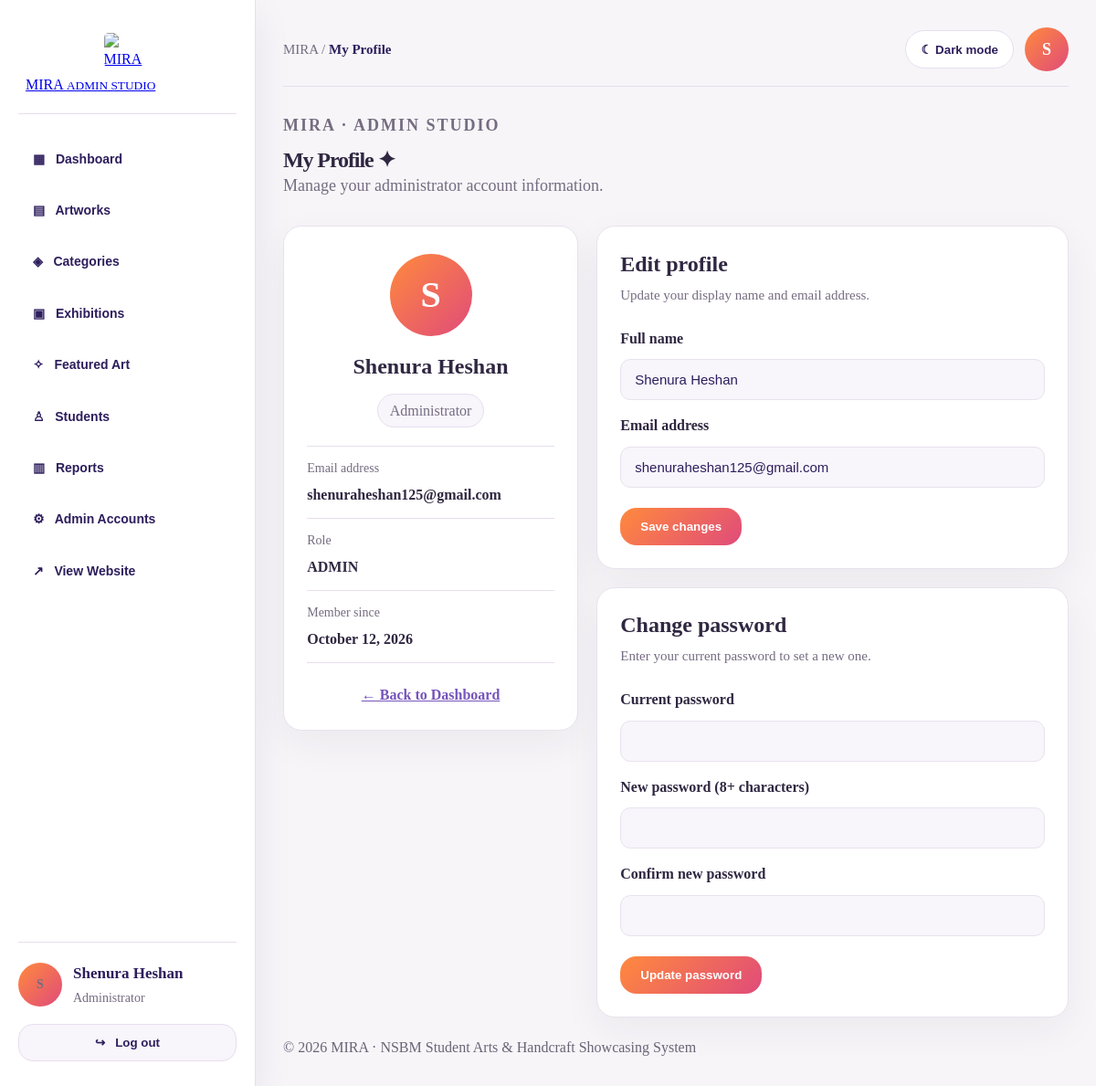
Page /admin/profile.php (signed in) on the committed database.
### tables this page shows
CREATE TABLE `users` (
  `USER_ID` int(11) NOT NULL,
  `FULL_NAME` varchar(100) NOT NULL,
  `EMAIL` varchar(250) NOT NULL,
  `PASSWORD` varchar(200) NOT NULL,
  `ROLE` enum('STUDENT','ARTIST','ADMIN') DEFAULT 'STUDENT',
  `CREATED_AT` timestamp NOT NULL DEFAULT current_timestamp(),
  `ABOUT_ARTIST` text DEFAULT NULL,
  `PROFILE_PHOTO` varchar(255) DEFAULT NULL,
  `COVER_PHOTO` varchar(255) DEFAULT NULL,
  `account_status` varchar(20) NOT NULL DEFAULT 'active',
  `profile_image` varchar(255) DEFAULT NULL
);

### admin/auth.php (called while the page is built, shortened)
<?php
require __DIR__ . '/../db.php';
$uid = (int)$_SESSION['user_id'];
$stmt = $conn->prepare('SELECT FULL_NAME, ROLE, account_status FROM users WHERE USER_ID = ? LIMIT 1');
$stmt->bind_param('i', $uid); $stmt->execute(); $record = $stmt->get_result()->fetch_assoc(); $stmt->close();
$adminName = $record['FULL_NAME'];
function h($value) { return htmlspecialchars((string)$value, ENT_QUOTES | ENT_SUBSTITUTE, 'UTF-8'); }

### admin/profile.php (the view, shortened to what this page needs)
<?php
require __DIR__ . '/auth.php';
$stmt = $conn->prepare('SELECT USER_ID, FULL_NAME, EMAIL, ROLE, CREATED_AT FROM users WHERE USER_ID = ? LIMIT 1');
$stmt->bind_param('i', $uid);
$stmt->execute();
$profile = $stmt->get_result()->fetch_assoc();
$initial = function_exists('mb_substr') ? mb_substr($profile['FULL_NAME'], 0, 1) : substr($profile['FULL_NAME'], 0, 1);
?>
<!DOCTYPE html>
<html lang="en">
<head>
<link rel="stylesheet" href="admin.css">
<link rel="stylesheet" href="profile.css">
<link rel="stylesheet" href="../mira-design-system.css?v=1">
<link rel="stylesheet" href="mira-admin-polish.css?v=1">
</head>
<body class="admin-page">
<div class="admin-layout">
<?php $activeAdminPage = 'profile'; require __DIR__ . '/sidebar.php'; ?>
<main class="admin-main">
<header class="admin-topbar">
<p class="admin-breadcrumb"><a href="dashboard.php">MIRA</a> / <strong>My Profile</strong></p>
<div class="admin-top-actions"><button id="themeToggle" class="theme-button admin-theme-toggle" type="button" aria-label="Toggle dark mode">☾ &nbsp; Dark mode</button><a href="profile.php" class="admin-avatar admin-avatar-small admin-profile-link" aria-label="Admin profile"><?= h(strtoupper($initial)) ?></a></div>
</header>
<section class="admin-hero"><p class="admin-hero-label">MIRA · ADMIN STUDIO</p><h1>My Profile ✦</h1><p>Manage your administrator account information.</p></section>
<div class="profile-grid">
<section class="admin-panel profile-overview">
<div class="profile-avatar-large" aria-hidden="true"><?= h(strtoupper($initial)) ?></div>
<h2><?= h($profile['FULL_NAME']) ?></h2>
<p class="profile-role">Administrator</p>
<div class="profile-facts"><div><span>Email address</span><strong><?= h($profile['EMAIL']) ?></strong></div><div><span>Role</span><strong><?= h($profile['ROLE']) ?></strong></div><div><span>Member since</span><strong><?= h(!empty($profile['CREATED_AT']) ? date('F j, Y', strtotime($profile['CREATED_AT'])) : 'Not available') ?></strong></div></div>
<a class="profile-back" href="dashboard.php">← Back to Dashboard</a>
</section>
<div class="profile-forms">
<section class="admin-panel"><h2>Edit profile</h2><p class="admin-panel-subtitle">Update your display name and email address.</p>
<form method="post" action="update-profile.php" class="profile-form">
<label for="full_name">Full name</label><input id="full_name" name="full_name" type="text" maxlength="150" required value="<?= h($profile['FULL_NAME']) ?>">
<label for="email">Email address</label><input id="email" name="email" type="email" maxlength="255" required value="<?= h($profile['EMAIL']) ?>">
<button class="admin-primary-button" type="submit">Save changes</button>
</form></section>
<section class="admin-panel"><h2>Change password</h2><p class="admin-panel-subtitle">Enter your current password to set a new one.</p>
<form method="post" action="update-profile.php" class="profile-form">
<label for="current_password">Current password</label><input id="current_password" name="current_password" type="password" autocomplete="current-password" required>
<label for="new_password">New password (8+ characters)</label><input id="new_password" name="new_password" type="password" minlength="8" autocomplete="new-password" required>
<label for="confirm_password">Confirm new password</label><input id="confirm_password" name="confirm_password" type="password" minlength="8" autocomplete="new-password" required>
<button class="admin-primary-button" type="submit">Update password</button>
</form></section>
</div></div>
<footer class="admin-footer">© <?= date('Y') ?> MIRA · NSBM Student Arts &amp; Handcraft Showcasing System</footer>
</main></div>
</body></html>

### admin/sidebar.php (shortened to what this page needs)
<?php
$activeAdminPage = $activeAdminPage ?? '';
$displayName = $adminName ?? ($_SESSION['full_name'] ?? 'Administrator');
$initialLetter = function_exists('mb_substr')
    ? mb_substr($displayName, 0, 1)
    : substr($displayName, 0, 1);
?>
<aside class="admin-sidebar">
    <a class="admin-brand"
       href="dashboard.php"
       aria-label="MIRA Admin Dashboard">
        <span class="mira-admin-brand-logo">
            <img src="../Assets/mira-logo-light.jpeg"
                 alt="MIRA"
                 class="admin-brand-img mira-logo-for-light">
        </span>
        <span class="brand-copy">
            MIRA
            <small>ADMIN STUDIO</small>
        </span>
    </a>
    <nav class="admin-nav" aria-label="Admin sections">
        <a href="dashboard.php"
           <?= $activeAdminPage === 'dashboard'
               ? 'class="active" aria-current="page"'
               : '' ?>>
            ▦ &nbsp; Dashboard
        </a>
        <a href="artworks.php"
           <?= $activeAdminPage === 'artworks'
               ? 'class="active" aria-current="page"'
               : '' ?>>
            ▤ &nbsp; Artworks
        </a>
        <a href="categories.php"
           <?= $activeAdminPage === 'categories'
               ? 'class="active" aria-current="page"'
               : '' ?>>
            ◈ &nbsp; Categories
        </a>
        <a href="events.php"
           <?= $activeAdminPage === 'events'
               ? 'class="active" aria-current="page"'
               : '' ?>>
            ▣ &nbsp; Exhibitions
        </a>
        <a href="featured.php"
           <?= $activeAdminPage === 'featured'
               ? 'class="active" aria-current="page"'
               : '' ?>>
            ✧ &nbsp; Featured Art
        </a>
        <a href="students.php"
           <?= $activeAdminPage === 'students'
               ? 'class="active" aria-current="page"'
               : '' ?>>
            ♙ &nbsp; Students
        </a>
        <a href="reports.php"
           <?= $activeAdminPage === 'reports'
               ? 'class="active" aria-current="page"'
               : '' ?>>
            ▥ &nbsp; Reports
        </a>
        <a href="create-admin.php"
           <?= $activeAdminPage === 'create-admin'
               ? 'class="active" aria-current="page"'
               : '' ?>>
            ⚙ &nbsp; Admin Accounts
        </a>
        <a href="../user-home.php" target="_blank" rel="noopener noreferrer">↗ &nbsp; View Website</a>
    </nav>
    <div class="admin-user-box">
        <div class="admin-user">
            <span class="admin-avatar" aria-hidden="true">
                <?= htmlspecialchars(
                    strtoupper($initialLetter),
                    ENT_QUOTES,
                    'UTF-8'
                ) ?>
            </span>
            <div>
                <strong>
                    <?= htmlspecialchars(
                        $displayName,
                        ENT_QUOTES,
                        'UTF-8'
                    ) ?>
                </strong>
                <span>Administrator</span>
            </div>
        </div>
        <form method="post" action="logout.php">
            <button class="logout-button" type="submit">
                ↪ &nbsp; Log out
            </button>
        </form>
    </div>
</aside>

### admin/admin.css (style rules this page uses)
:root { --bg: #f5f2f7; --surface: #ffffff; --surface-soft: #f8f5fb; --text: #2e1e5d; --muted: #756c81; --border: #e7deef; --accent-1: #ff8a3d; --accent-2: #e04b7a; --accent-3: #7654bb; --shadow: 0 15px 40px rgba(46, 30, 93, 0.08); --glass: rgba(255, 255, 255, 0.55); }
* { margin: 0; padding: 0; box-sizing: border-box; }
body.admin-page { font-family: "Cormorant Garamond", serif; background: var(--bg); color: var(--text); min-height: 100vh; line-height: 1.6; }
.admin-layout { display: grid; grid-template-columns: 280px 1fr; min-height: 100vh; }
.admin-sidebar { background: var(--surface); border-right: 1px solid var(--border); padding: 28px 20px; display: flex; flex-direction: column; gap: 24px; box-shadow: var(--shadow); }
.admin-brand { display: flex; flex-direction: column; gap: 6px; padding: 8px 8px 18px; border-bottom: 1px solid var(--border); }
.admin-nav { display: flex; flex-direction: column; gap: 10px; }
.admin-nav a { display: flex; align-items: center; justify-content: space-between; gap: 14px; padding: 14px 16px; border-radius: 18px; text-decoration: none; color: var(--text); font-size: 17px; font-weight: 600; transition: 0.25s ease; }
.admin-user-box { margin-top: auto; border-top: 1px solid var(--border); padding-top: 20px; }
.admin-user { display: flex; align-items: center; gap: 12px; margin-bottom: 16px; }
.admin-avatar { width: 48px; height: 48px; border-radius: 50%; display: grid; place-items: center; color: white; font-size: 18px; font-weight: 700; background: linear-gradient(135deg, var(--accent-1), var(--accent-2)); }
.admin-user strong { display: block; color: var(--text); font-size: 17px; }
.admin-user span { color: var(--muted); font-size: 14px; }
.logout-button { display: inline-flex; align-items: center; justify-content: center; width: 100%; padding: 12px 16px; border-radius: 16px; text-decoration: none; color: var(--text); background: var(--surface-soft); border: 1px solid var(--border); font-weight: 600; transition: 0.25s ease; }
.admin-main { padding: 28px; }
.admin-topbar { display: flex; justify-content: space-between; align-items: center; gap: 18px; margin-bottom: 28px; padding-bottom: 16px; border-bottom: 1px solid var(--border); }
.admin-breadcrumb { color: var(--muted); font-size: 15px; }
.admin-breadcrumb strong { color: var(--text); }
.admin-top-actions { display: flex; align-items: center; gap: 12px; }
.admin-theme-toggle { height: 42px; padding: 0 16px; border-radius: 22px; border: 1px solid var(--border); background: var(--surface); color: var(--text); cursor: pointer; font-weight: 600; }
.admin-hero { margin-bottom: 28px; }
.admin-hero-label { margin-bottom: 10px; color: var(--accent-2); font-size: 12px; font-weight: 700; letter-spacing: 4px; text-transform: uppercase; }
.admin-hero p { color: var(--muted); font-size: 18px; }
.admin-panel { background: var(--surface); border: 1px solid var(--border); border-radius: 26px; padding: 24px; box-shadow: var(--shadow); }
.admin-panel-subtitle { color: var(--muted); font-size: 15px; margin-bottom: 18px; }
.admin-primary-button { display: inline-flex; align-items: center; justify-content: center; padding: 13px 22px; border: none; border-radius: 18px; background: linear-gradient(135deg, var(--accent-1), var(--accent-2)); color: white; text-decoration: none; font-weight: 700; cursor: pointer; transition: 0.25s ease; }
.mira-logo-for-light { display:inline-block!important }
.mira-admin-brand-logo { display:inline-flex;align-items:center;justify-content:center;flex:0 0 auto }
.admin-brand .admin-brand-img { width:52px;height:38px;object-fit:contain;border-radius:5px }

### admin/mira-admin-polish.css (style rules this page uses)
.admin-sidebar { min-width:0 }
.admin-brand { overflow:hidden }
.admin-nav { gap:6px!important }
.admin-nav a { font-family:Arial,Helvetica,sans-serif;font-size:14px!important }
.admin-panel-subtitle { line-height:1.6 }
.admin-hero { margin-bottom:30px!important }
.admin-hero-label { letter-spacing:2px!important }
.admin-footer { opacity:.7;padding-top:20px }

### rows in the picture
users: FULL_NAME "S", FULL_NAME "Shenura Heshan", EMAIL "shenuraheshan125@gmail.com", ROLE "ADMIN", CREATED_AT "October 12, 2026", full_name "Shenura Heshan", email "shenuraheshan125@gmail.com"
